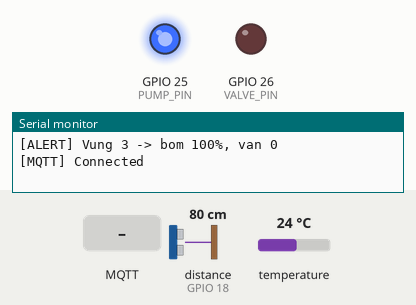
This sketch was run on a simulated ESP32. Parts: output pins drawn as LEDs (lit = HIGH), the last lines printed to the serial monitor. Wiring (from diagram.json): ultrasonic range finder: trigger GPIO 5; echo GPIO 18. Inputs (shaded band) come from the test bench; at power-on: distance to the obstacle (sensor on GPIO 18) 80 cm, temperature 24 °C. The echo pulse lasts 58.3 µs per cm; WiFi joins after 1.5 s; servers stay silent unless stated; random numbers use the default seed unless the sketch sets one; no MQTT or app messages arrive unless stated; pins used as bus, display or sensor lines are not drawn.

Above: at 2.3 s.
2.4 s: distance to the obstacle (sensor on GPIO 18) set to 97 cm
4.7 s: distance to the obstacle (sensor on GPIO 18) set to 105 cm
At 7.2 s:
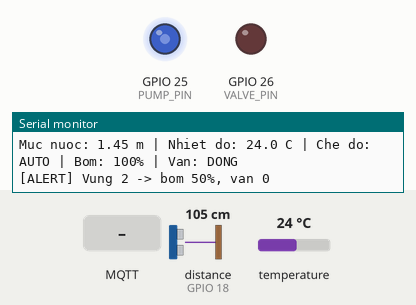
7.8 s: MQTT message "ON" arrives on the third subscribed topic
At 8.4 s:
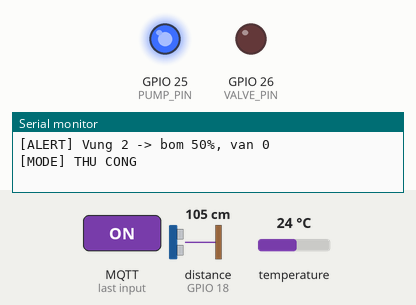
9.4 s: MQTT message "ON" arrives on the second subscribed topic
At 10.7 s:
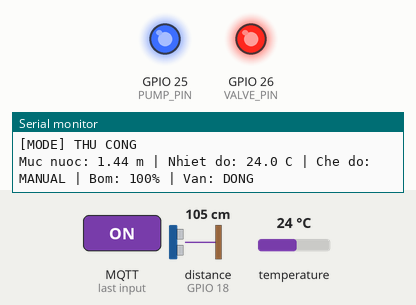
11.0 s: MQTT message "AUTO" arrives on the first subscribed topic
At 12.3 s:
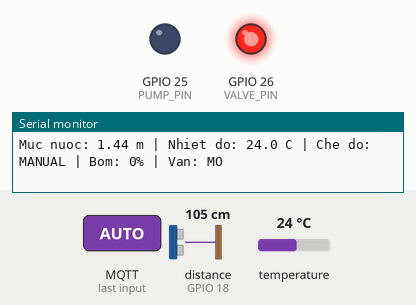
12.6 s: MQTT message "ON" arrives on the first subscribed topic
At 13.5 s:
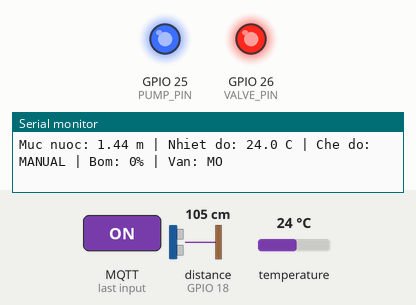
Timing chart, 0 to 15.1 s (numbered marks = the images above; inputs shaded):
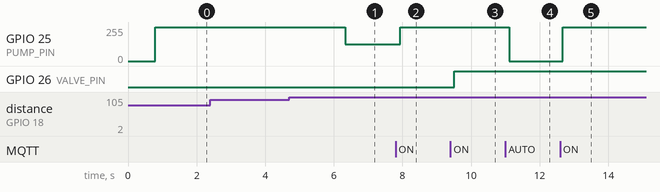

The sketch:

sketch.ino
```cpp
#include <WiFi.h>
#include <PubSubClient.h>
#include <OneWire.h>
#include <DallasTemperature.h>

// ---------- Chân ----------
#define TRIG_PIN   5
#define ECHO_PIN   18
#define DS_PIN     4
#define PUMP_PIN   25   // PWM
#define VALVE_PIN  26

// ---------- Cấu hình ----------
const float TANK_HEIGHT = 2.5;          // m: từ cảm biến xuống đáy bể
const char* WIFI_SSID   = "Wokwi-GUEST";
const char* WIFI_PASS   = "";
const char* MQTT_SERVER = "broker.hivemq.com";
const int   MQTT_PORT   = 1883;
const char* TOPIC_SENSOR = "lab3/de4/sensor";
const char* TOPIC_PUMP   = "lab3/de4/pump/set";
const char* TOPIC_VALVE  = "lab3/de4/valve/set";
const char* TOPIC_MODE   = "lab3/de4/mode/set";   // AUTO | MANUAL

// ---------- Đối tượng ----------
OneWire oneWire(DS_PIN);
DallasTemperature sensors(&oneWire);
WiFiClient espClient;
PubSubClient mqtt(espClient);

struct SensorData { float level; float temp; };

QueueHandle_t dataQueue;    // đầy đủ dữ liệu -> Task truyền
QueueHandle_t alertQueue;   // mực nước       -> Task cảnh báo

volatile int pumpPercent = 0;     // trạng thái thực tế, để gửi lên web
volatile int valveState  = 0;
volatile bool autoMode   = true;  // true: tự động, false: thủ công (nút web)
volatile int manualPump  = 0;     // chỉ dùng khi thủ công: 0 = OFF, 1 = ON
volatile int manualValve = 0;

// ---------- Đo khoảng cách (m) ----------
float readDistanceM() {
  digitalWrite(TRIG_PIN, LOW);  delayMicroseconds(2);
  digitalWrite(TRIG_PIN, HIGH); delayMicroseconds(10);
  digitalWrite(TRIG_PIN, LOW);
  long us = pulseIn(ECHO_PIN, HIGH, 30000);
  if (us == 0) return -1;
  return us * 0.0343 / 2.0 / 100.0;   // us -> cm -> m
}

// ---------- Chia vùng mực nước ----------
int getBand(float lv) {
  if (lv < 0.5)  return 0;   // thấp   -> mở van 10s
  if (lv < 1.0)  return 1;   // không tác động
  if (lv < 1.5)  return 2;   // bơm 50% 10s
  if (lv < 2.0)  return 3;   // bơm 100% 20s
  return 4;                  // >= 2m: không tác động
}

void applyOutputs(int pumpPct, int valve) {
  ledcWrite(PUMP_PIN, pumpPct * 255 / 100);
  digitalWrite(VALVE_PIN, valve);
  pumpPercent = pumpPct;
  valveState  = valve;
}

// ---------- MQTT callback (chế độ + nút manual từ web) ----------
void mqttCallback(char* topic, byte* payload, unsigned int len) {
  String msg;
  for (unsigned int i = 0; i < len; i++) msg += (char)payload[i];
  msg.trim(); msg.toUpperCase();

  if (strcmp(topic, TOPIC_MODE) == 0) {
    bool toAuto = (msg == "AUTO");
    if (!toAuto && autoMode) {            // auto -> manual: giữ nguyên trạng thái đang chạy
      manualPump  = (pumpPercent > 0) ? 1 : 0;
      manualValve = valveState;
    }
    autoMode = toAuto;
    Serial.printf("[MODE] %s\n", toAuto ? "TU DONG" : "THU CONG");
    return;
  }
  if (autoMode) return;                   // chế độ tự động: bỏ qua nút bấm
  int v = (msg == "ON") ? 1 : 0;
  if (strcmp(topic, TOPIC_PUMP) == 0)  manualPump  = v;
  if (strcmp(topic, TOPIC_VALVE) == 0) manualValve = v;
}

// ================= TASK TRUYỀN DATA (Core 0) =================
void taskTruyen(void *pv) {
  WiFi.begin(WIFI_SSID, WIFI_PASS, 6);
  mqtt.setServer(MQTT_SERVER, MQTT_PORT);
  mqtt.setCallback(mqttCallback);
  for (;;) {
    if (WiFi.status() != WL_CONNECTED) {
      vTaskDelay(pdMS_TO_TICKS(500));
      continue;
    }
    if (!mqtt.connected()) {
      String id = "esp32-de4-" + String(random(0xffff), HEX);
      if (mqtt.connect(id.c_str())) {
        mqtt.subscribe(TOPIC_PUMP);
        mqtt.subscribe(TOPIC_VALVE);
        mqtt.subscribe(TOPIC_MODE);
        Serial.println("[MQTT] Connected");
      } else {
        vTaskDelay(pdMS_TO_TICKS(2000));
        continue;
      }
    }
    mqtt.loop();
    SensorData d;
    if (xQueueReceive(dataQueue, &d, pdMS_TO_TICKS(50)) == pdTRUE) {
      char buf[160];
      snprintf(buf, sizeof(buf),
        "{\"level\":%.2f,\"temp\":%.1f,\"pump\":%d,\"valve\":%d,\"auto\":%d}",
        d.level, isnan(d.temp) ? -127.0 : d.temp, pumpPercent, valveState, autoMode ? 1 : 0);
      mqtt.publish(TOPIC_SENSOR, buf);
    }
  }
}

// ================= TASK ĐỌC DATA (Core 1) =================
void taskDoc(void *pv) {
  for (;;) {
    float dist = readDistanceM();
    sensors.requestTemperatures();
    float t = sensors.getTempCByIndex(0);
    if (t == DEVICE_DISCONNECTED_C) t = NAN;
    if (dist >= 0) {
      float level = TANK_HEIGHT - dist;
      if (level < 0) level = 0;
      SensorData d = { level, t };
      Serial.printf("Muc nuoc: %.2f m | Nhiet do: %.1f C | Che do: %s | Bom: %d%% | Van: %s\n",
                    level, t, autoMode ? "AUTO" : "MANUAL", pumpPercent, valveState ? "MO" : "DONG");
      xQueueSend(dataQueue, &d, 0);
      xQueueSend(alertQueue, &level, 0);
    } else {
      Serial.println("Loi doc HC-SR04");
    }
    vTaskDelay(pdMS_TO_TICKS(2000));
  }
}

// ================= TASK CẢNH BÁO (Core 1) =================
void taskCanhBao(void *pv) {
  float level;
  int lastBand = -1;
  bool wasAuto = true;
  int autoPump = 0, autoValve = 0;
  unsigned long pumpEnd = 0, valveEnd = 0;

  for (;;) {
    bool gotLevel = (xQueueReceive(alertQueue, &level, pdMS_TO_TICKS(100)) == pdTRUE);
    unsigned long now = millis();

    if (autoMode) {
      if (!wasAuto) {                      // vừa chuyển thủ công -> tự động
        wasAuto = true; lastBand = -1;     // đánh giá lại vùng ở lần đọc tiếp theo
      }
      if (gotLevel) {
        int band = getBand(level);
        if (band != lastBand) {            // chuyển vùng -> bắt đầu chu kỳ mới
          lastBand = band;
          autoPump = 0; autoValve = 0; pumpEnd = valveEnd = 0;
          switch (band) {
            case 0: autoValve = 1;   valveEnd = now + 10000; break;
            case 2: autoPump  = 50;  pumpEnd  = now + 10000; break;
            case 3: autoPump  = 100; pumpEnd  = now + 20000; break;
            default: break;
          }
          Serial.printf("[ALERT] Vung %d -> bom %d%%, van %d\n", band, autoPump, autoValve);
        }
      }
      if (pumpEnd  && now >= pumpEnd)  { pumpEnd = 0;  autoPump = 0;  }
      if (valveEnd && now >= valveEnd) { valveEnd = 0; autoValve = 0; }
      applyOutputs(autoPump, autoValve);
    } else {                               // thủ công: theo nút trên web
      wasAuto = false;
      autoPump = autoValve = 0; pumpEnd = valveEnd = 0;
      applyOutputs(manualPump * 100, manualValve);
    }
  }
}

void setup() {
  Serial.begin(115200);
  pinMode(TRIG_PIN, OUTPUT);
  pinMode(ECHO_PIN, INPUT);
  pinMode(VALVE_PIN, OUTPUT);
  ledcAttach(PUMP_PIN, 5000, 8);   // core 3.x; core 2.x: ledcSetup(0,5000,8); ledcAttachPin(PUMP_PIN,0);
  sensors.begin();

  dataQueue  = xQueueCreate(5, sizeof(SensorData));
  alertQueue = xQueueCreate(5, sizeof(float));

  xTaskCreatePinnedToCore(taskTruyen,   "Truyen",   8192, NULL, 1, NULL, 0);
  xTaskCreatePinnedToCore(taskDoc,      "Doc",      4096, NULL, 2, NULL, 1);
  xTaskCreatePinnedToCore(taskCanhBao,  "CanhBao",  4096, NULL, 2, NULL, 1);
}

void loop() { vTaskDelay(portMAX_DELAY); }
```

Measured:
- the behaviour switches between 99 and 100 cm on distance to the obstacle (sensor on GPIO 18) (found by bisection; images 0 and 1)
- after the input at 4.7 s, GPIO 25 (PUMP_PIN): 255/255 → 127/255 after 1.6 s
- after the input at 7.8 s, GPIO 25 (PUMP_PIN): 127/255 → 255/255 after 0.14 s
- after the input at 9.4 s, GPIO 26 (VALVE_PIN): LOW → HIGH after 0.10 s
- after the input at 11.0 s, GPIO 25 (PUMP_PIN): 255/255 → 0/255 after 0.11 s
- after the input at 12.6 s, GPIO 25 (PUMP_PIN): 0/255 → 255/255 after 0.08 s
